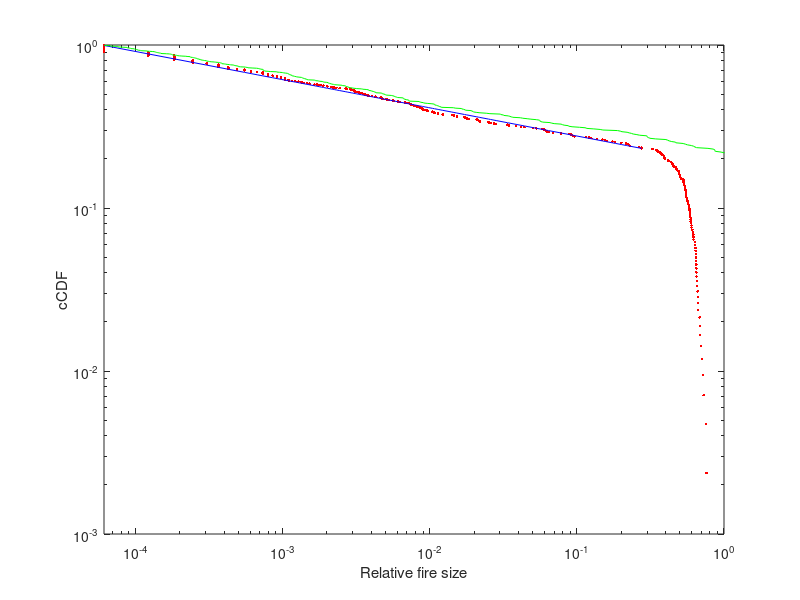

Write MATLAB code to recreate this figure.
%  x = [ 0.5000 1.0000 2.0000 5.0000 10.0000 20.0000 50.0000 100.0000];
%  y = [ 0.8447 1.4494 3.5760 10.9288 23.1908 44.6963 114.9254 344.6238];
%  loglog(x,y,'bd');
%  hold on
%  axis([0 100 0 350])
%  p = polyfit(log(x),log(y),1);
%  z = polyval(p,log(x));
%  hold on;
%  loglog(x,exp(z))

clear all;
data = load('plotData.mat');

burnedTrees = data.burnedTrees;
cCDF = data.cCDF;

figure(200)
xmin = burnedTrees(end);
loglog(burnedTrees, cCDF, 'r.')
hold on

% linFitY = cCDF;
linFitX = [];
linFitY = [];
for i = 1:size(burnedTrees,1)
    if burnedTrees(i) < 0.3
        linFitX(end+1) = burnedTrees(i);
        linFitY(end+1) = cCDF(i);
    end
end


p = polyfit(log(linFitX),log(linFitY),1);
z = polyval(p,log(linFitX));

loglog(linFitX,exp(z), 'b')

xlim([xmin 1])
xlabel('Relative fire size')
ylabel('cCDF')
hold on % Hold on for next




y1 = log(exp(z(1)));
y2 = log(exp(z(end)));

x1 = log(burnedTrees(1));
x2 = log(burnedTrees(end));

yDiff = y2-y1;
xDiff = x2 - x1;

slope = yDiff/xDiff;

tau = 1-slope;
tau

nrOfDataPoints = size(burnedTrees,1);

syntheticData = [];

tauExp = -1/(tau-1);
ymin = 0.695;
for i = 1:nrOfDataPoints
    ri = rand;
    syntheticData(i) = (1/128^2)*(1-ri)^(-(1/(tau-1)));
end

syntheticData = sort(syntheticData, 'descend'); %This is X_i
xAxis = syntheticData;
yAxis = xAxis;
for i = 1:nrOfDataPoints
    yAxis(i) = i/nrOfDataPoints;
end

loglog(xAxis,yAxis,'g');
